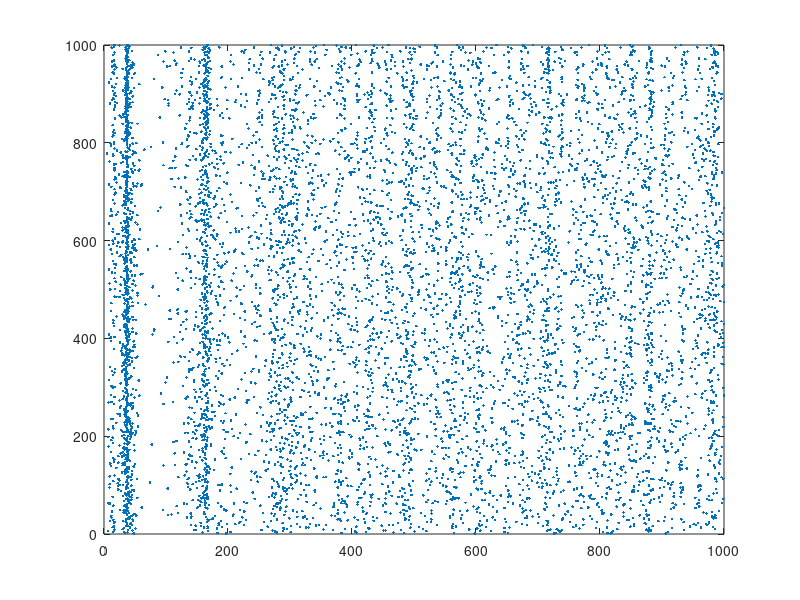

Source code (MATLAB):
% Created by Eugene M.
% Excitatory neurons
Ne = 800;
re = rand(Ne, 1);
a = [0.02 * ones(Ne, 1); 0.02 + 0.08 * rand(200, 1)];
b = [0.2 * ones(Ne, 1); 0.25 - 0.05 * rand(200, 1)];
c = [-65 + 15 * re.^2; -65 * ones(200, 1)];
d = [8 - 6 * re.^2; 2 * ones(200, 1)];
Ni = 200;
ri = rand(Ni, 1);
S = [0.5 * rand(Ne + Ni, Ne), -rand(Ne + Ni, Ni)];

% Initial values of v
v = -65 * ones(Ne + Ni, 1);
% Initial values of u
u = b .* v;
% Spike timings
firings = [];

% Simulation of 1000 ms
for t = 1:1000
    I = [5 * randn(Ne, 1); 2 * randn(Ni, 1)]; % thalamic input
    fired = find(v >= 30); % indices of spikes
    firings = [firings; t + 0 * fired, fired];
    v(fired) = c(fired);
    u(fired) = u(fired) + d(fired);
    I = I + sum(S(:, fired), 2);
    v = v + 0.5 * (0.04 * v.^2 + 5 * v + 140 - u + I); % step 0.5 ms
    v = v + 0.5 * (0.04 * v.^2 + 5 * v + 140 - u + I); % for numerical stability
    u = u + a .* (b .* v - u);
end

plot(firings(:, 1), firings(:, 2), '.');
